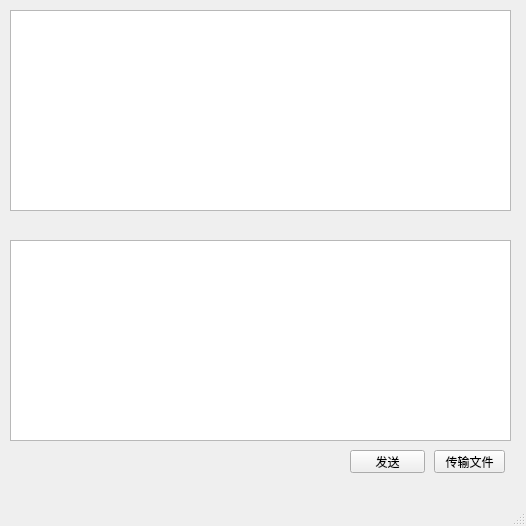
<?xml version="1.0" encoding="UTF-8"?>
<ui version="4.0">
 <class>chat</class>
 <widget class="QMainWindow" name="chat">
  <property name="geometry">
   <rect>
    <x>0</x>
    <y>0</y>
    <width>526</width>
    <height>526</height>
   </rect>
  </property>
  <property name="windowTitle">
   <string>MainWindow</string>
  </property>
  <widget class="QWidget" name="centralwidget">
   <widget class="QTextEdit" name="textEdit_read">
    <property name="geometry">
     <rect>
      <x>10</x>
      <y>10</y>
      <width>501</width>
      <height>201</height>
     </rect>
    </property>
   </widget>
   <widget class="QTextEdit" name="textEdit_write">
    <property name="geometry">
     <rect>
      <x>10</x>
      <y>240</y>
      <width>501</width>
      <height>201</height>
     </rect>
    </property>
   </widget>
   <widget class="QPushButton" name="sendbtn">
    <property name="geometry">
     <rect>
      <x>350</x>
      <y>450</y>
      <width>75</width>
      <height>23</height>
     </rect>
    </property>
    <property name="text">
     <string>发送</string>
    </property>
   </widget>
   <widget class="QLabel" name="label">
    <property name="geometry">
     <rect>
      <x>-7</x>
      <y>-19</y>
      <width>541</width>
      <height>551</height>
     </rect>
    </property>
    <property name="text">
     <string/>
    </property>
    <property name="pixmap">
     <pixmap>Resources/59f7ce0894556_1024.jpg</pixmap>
    </property>
   </widget>
   <widget class="QPushButton" name="filebtn">
    <property name="geometry">
     <rect>
      <x>434</x>
      <y>450</y>
      <width>71</width>
      <height>23</height>
     </rect>
    </property>
    <property name="text">
     <string>传输文件</string>
    </property>
   </widget>
   <zorder>label</zorder>
   <zorder>textEdit_read</zorder>
   <zorder>textEdit_write</zorder>
   <zorder>sendbtn</zorder>
   <zorder>filebtn</zorder>
  </widget>
  <widget class="QMenuBar" name="menubar">
   <property name="geometry">
    <rect>
     <x>0</x>
     <y>0</y>
     <width>526</width>
     <height>23</height>
    </rect>
   </property>
  </widget>
  <widget class="QStatusBar" name="statusbar"/>
 </widget>
 <resources/>
 <connections/>
</ui>
